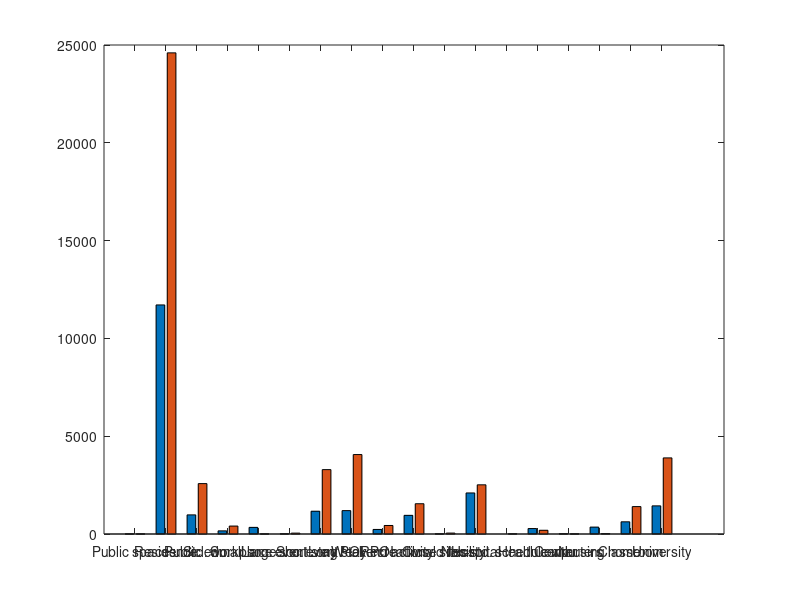

The MATLAB source for this figure: (Note: this script raises an error after producing the figure.)
close all;
%%Wave 1
%    'Age group distribution'

avg_age_1 = 1.0e+03 * [2.6926    2.4721    3.2874    3.6321    2.7835    3.0342    2.0692    1.1715    0.7583    0.0356];
std_age_1 = [217.7590  177.7702  222.3699  225.6579  196.8382  223.0577  160.7013   92.3441   48.4001    5.6241];

%    'Precondition distribution'

avg_precond_1=  1.0e+04 * [1.7633    0.1525    0.1497    0.0926    0.0356];
std_precond_1=  1.0e+03 * [1.2257    0.0959    0.1030    0.0858    0.0282];

%    'Infection locations'

avg_loc_1=  1.0e+04 * [ 0.0002    1.1711    0.0978    0.0161    0.0339    0.0008    0.1165    0.1196    0.0233    0.0954 0.0006    0.2099    0.0000    0.0279    0.0010    0.0353    0.0624    0.1439];

std_loc_1= [1.1929  846.2279   95.3936   19.5451   33.5131    8.2001   89.7438  114.5430   24.3828   98.4864 3.6916  127.1740    0.3038   36.6915    1.5317   39.2745   60.5881  140.7055];



%    'Ratio of infected agents in age groups'

%avg_grp_1 = [0.1958    0.1250    0.1049    0.1256    0.1166    0.1224    0.0980    0.0882    0.0911    0.0983];
%std_grp_1 = [   0.0158    0.0090    0.0071    0.0078    0.0082    0.0090    0.0076    0.0070    0.0058    0.0155];

avg_grp_1 = [0.2103    0.1678    0.1023    0.1052    0.1203    0.0944    0.0889    0.0914];
std_grp_1 = [0.0170    0.0136    0.0076    0.0073    0.0081    0.0081    0.0067    0.0067];
%%Wave 2
%    'Age group distribution'

avg_age_2 =  1.0e+03 * [    5.8843    5.2675    7.2176    7.7090    6.8660    6.6975    2.9491    1.5195    0.9009    0.0380];
std_age_2 =    [319.0317  233.2683  378.6965  355.4831  367.6443  356.8081  235.1464  104.3527   69.3436    6.3365];

%    'Precondition distribution'
avg_precond_2 =   1.0e+04 * [    3.6882    0.2759    0.2761    0.1966    0.0681];
std_precond_2 =   1.0e+03 * [    1.8296    0.1727    0.1772    0.1301    0.0436];

%    'Infection locations'
avg_loc_2 =    1.0e+04 * [ 0.0003    2.4599    0.2577    0.0406    0.0003    0.0045    0.3292    0.4062    0.0436    0.1548 0.0047    0.2515    0.0007    0.0191    0.0004    0.0018    0.1402    0.3891];
std_loc_2 =   1.0e+03 * [    0.0019    1.3493    0.1682    0.0286    0.0025    0.0193    0.1877    0.2220    0.0381    0.1055   0.0194    0.0862    0.0040    0.0220    0.0013    0.0205    0.0733    0.3187];
	
%    'Ratio of infected agents in age groups'

%avg_grp_2 = [0.4278    0.2664    0.2304    0.2666    0.2875    0.2702    0.1396    0.1144    0.1083    0.1048];
%std_grp_2 = [0.0232    0.0118    0.0121    0.0123    0.0154    0.0144    0.0111    0.0079    0.0083    0.0175];
avg_grp_2 = [0.4184    0.3996    0.1984    0.2320    0.2665    0.1273    0.1137    0.1085];
std_grp_2 = [0.0251    0.0181    0.0100    0.0124    0.0137    0.0105    0.0081    0.0087];

        figure; %4B
		scenarionames = {'Autumn wave';'Spring wave'};
        angle = 45;
		%avmat = [avg_loc_1./sum(avg_loc_1);avg_loc_2./sum(avg_loc_2)].*100;
		%sdmat = [std_loc_1./sum(avg_loc_1);std_loc_2./sum(avg_loc_2)].*100;
        avmat = [avg_loc_1;avg_loc_2];
		sdmat = [std_loc_1;std_loc_2];
		h = bar(avmat');
        xticks(1:size(avmat,2));
        xticklabels({'Public spaces','Residence','Public edu.','Std. workplace','Small soc. event','Large soc. event','Short stay POI','Long stay POI','Weekend activity','Recreational sites','Closed facility','Hospital','Non-std. schedule wp.','Health center','Commuters','Nursing home','Classroom','University'});
        set(h, {'DisplayName'}, scenarionames);
        hold on
        x_errorbar = zeros(1, numel(sdmat));
        for i = 1 : size(avmat,1)
            x_errorbar((i-1)*size(avmat,2)+1:i*size(avmat,2)) = h(i).XEndPoints;
        end
        h2 = errorbar(x_errorbar,reshape(avmat',1,numel(avmat)),reshape(sdmat',1,numel(sdmat)),'k','linestyle','none','HandleVisibility','off');
        hold off
        legend('Location','best')
        xtickangle(angle-15)
        ylabel('Number of infections')
        set(gca,'YScale','log')
        %ylim([0, 70]);
        title('Infections by location type')
        
        %fig4B categories
        oldgrp_avg = avmat;
        oldgrp_std = sdmat;
        figure
        newcats = {'Residence','Education','Workplace','Services','Social events','Healthcare','Elderly home'};
        newcat_grps = {[2,11],[3,17,18],[4,13],[7,8,9,10,1],[5,6],[12,14],[16]};
        avmat = zeros(length(scenarionames),size(newcats,2));
        sdmat = zeros(length(scenarionames),size(newcats,2));
        for i = 1:size(avmat,2)
            avmat(:,i) = sum(oldgrp_avg(:,newcat_grps{i}),2);
            sdmat(:,i) = sum(oldgrp_std(:,newcat_grps{i}),2);
        end
        h = bar(avmat');
        xticks(1:size(avmat,2));
        xticklabels(newcats);
        set(h, {'DisplayName'}, scenarionames);
        hold on
        x_errorbar = zeros(1, numel(sdmat));
        for i = 1 : size(avmat,1)
            x_errorbar((i-1)*size(avmat,2)+1:i*size(avmat,2)) = h(i).XEndPoints;
        end
        h2 = errorbar(x_errorbar,reshape(avmat',1,numel(avmat)),reshape(sdmat',1,numel(sdmat)),'k','linestyle','none','HandleVisibility','off');
        hold off
        legend('Location','best')
        xtickangle(angle-15)
        ylabel('Number of infections')
        set(gca,'YScale','log')
        %ylim([0, 70]);
        title('Infections by location type')
        
        

        figure;%4C
        avmat = [avg_grp_1;avg_grp_2]*100;%[avg_age_1./sum(avg_age_1);avg_age_2./sum(avg_age_2)].*100;
		sdmat = [std_grp_2;std_grp_2]*100;%[std_age_1./sum(avg_age_1);std_age_2./sum(avg_age_2)].*100;
        %avmat = [avg_age_1./sum(avg_age_1);avg_age_2./sum(avg_age_2)].*100;
		%sdmat = [std_age_1./sum(avg_age_1);std_age_2./sum(avg_age_2)].*100;
        h = bar(avmat');
        xticks(1:size(avmat,2));
        %xticklabels({'0-9','10-19','20-29','30-39','40-49','50-59','60-69','70-79','80-89','90-99'});
        xticklabels({'0-5','6-14','15-18','19-30','31-62','63-70','71-80','81-'});
        set(h, {'DisplayName'}, scenarionames);
        hold on
        x_errorbar = zeros(1, numel(sdmat));
        for i = 1 : size(avmat,1)
            x_errorbar((i-1)*size(avmat,2)+1:i*size(avmat,2)) = h(i).XEndPoints;
        end
        h2 = errorbar(x_errorbar,reshape(avmat',1,numel(avmat)),reshape(sdmat',1,numel(sdmat)),'k','linestyle','none','HandleVisibility','off');
        hold off
        legend('Location','best');
        xtickangle(angle)
        xlabel('Age intervals [years]');
        ylabel('Percentage of agents infected');
        title('Age group distribution');